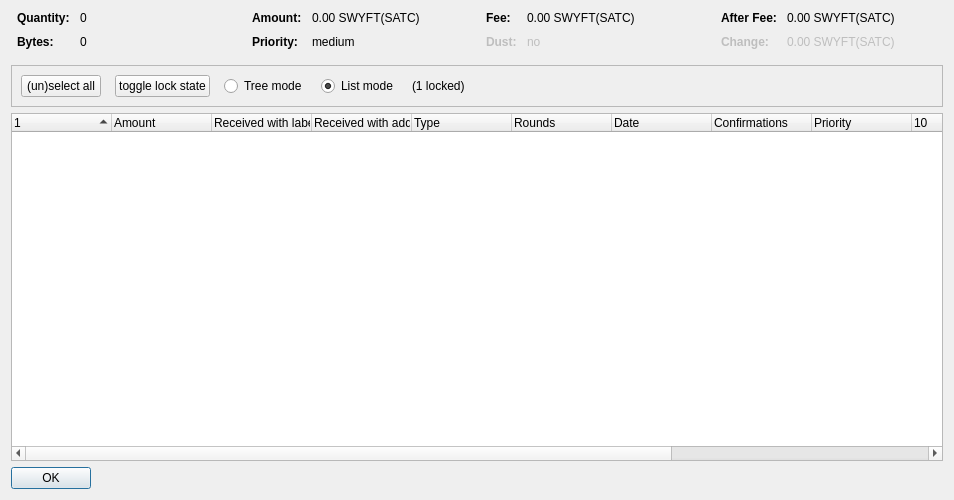
<?xml version="1.0" encoding="UTF-8"?>
<ui version="4.0">
 <class>CoinControlDialog</class>
 <widget class="QDialog" name="CoinControlDialog">
  <property name="geometry">
   <rect>
    <x>0</x>
    <y>0</y>
    <width>954</width>
    <height>500</height>
   </rect>
  </property>
  <property name="windowTitle">
   <string>Coin Selection</string>
  </property>
  <layout class="QVBoxLayout" name="verticalLayout">
   <item>
    <layout class="QHBoxLayout" name="horizontalLayoutTop" stretch="0,0,0,0">
     <property name="topMargin">
      <number>0</number>
     </property>
     <property name="bottomMargin">
      <number>10</number>
     </property>
     <item>
      <layout class="QFormLayout" name="formLayoutCoinControl1">
       <property name="horizontalSpacing">
        <number>10</number>
       </property>
       <property name="verticalSpacing">
        <number>10</number>
       </property>
       <property name="leftMargin">
        <number>6</number>
       </property>
       <property name="rightMargin">
        <number>6</number>
       </property>
       <item row="0" column="0">
        <widget class="QLabel" name="labelCoinControlQuantityText">
         <property name="font">
          <font>
           <weight>75</weight>
           <bold>true</bold>
          </font>
         </property>
         <property name="text">
          <string>Quantity:</string>
         </property>
        </widget>
       </item>
       <item row="0" column="1">
        <widget class="QLabel" name="labelCoinControlQuantity">
         <property name="cursor">
          <cursorShape>IBeamCursor</cursorShape>
         </property>
         <property name="contextMenuPolicy">
          <enum>Qt::ActionsContextMenu</enum>
         </property>
         <property name="text">
          <string notr="true">0</string>
         </property>
         <property name="textInteractionFlags">
          <set>Qt::LinksAccessibleByMouse|Qt::TextSelectableByKeyboard|Qt::TextSelectableByMouse</set>
         </property>
        </widget>
       </item>
       <item row="1" column="0">
        <widget class="QLabel" name="labelCoinControlBytesText">
         <property name="font">
          <font>
           <weight>75</weight>
           <bold>true</bold>
          </font>
         </property>
         <property name="text">
          <string>Bytes:</string>
         </property>
        </widget>
       </item>
       <item row="1" column="1">
        <widget class="QLabel" name="labelCoinControlBytes">
         <property name="cursor">
          <cursorShape>IBeamCursor</cursorShape>
         </property>
         <property name="contextMenuPolicy">
          <enum>Qt::ActionsContextMenu</enum>
         </property>
         <property name="text">
          <string notr="true">0</string>
         </property>
         <property name="textInteractionFlags">
          <set>Qt::LinksAccessibleByMouse|Qt::TextSelectableByKeyboard|Qt::TextSelectableByMouse</set>
         </property>
        </widget>
       </item>
      </layout>
     </item>
     <item>
      <layout class="QFormLayout" name="formLayoutCoinControl2">
       <property name="horizontalSpacing">
        <number>10</number>
       </property>
       <property name="verticalSpacing">
        <number>10</number>
       </property>
       <property name="leftMargin">
        <number>6</number>
       </property>
       <property name="rightMargin">
        <number>6</number>
       </property>
       <item row="0" column="0">
        <widget class="QLabel" name="labelCoinControlAmountText">
         <property name="font">
          <font>
           <weight>75</weight>
           <bold>true</bold>
          </font>
         </property>
         <property name="text">
          <string>Amount:</string>
         </property>
        </widget>
       </item>
       <item row="0" column="1">
        <widget class="QLabel" name="labelCoinControlAmount">
         <property name="cursor">
          <cursorShape>IBeamCursor</cursorShape>
         </property>
         <property name="contextMenuPolicy">
          <enum>Qt::ActionsContextMenu</enum>
         </property>
         <property name="text">
          <string notr="true">0.00 SWYFT(SATC)</string>
         </property>
         <property name="textInteractionFlags">
          <set>Qt::LinksAccessibleByMouse|Qt::TextSelectableByKeyboard|Qt::TextSelectableByMouse</set>
         </property>
        </widget>
       </item>
       <item row="1" column="0">
        <widget class="QLabel" name="labelCoinControlPriorityText">
         <property name="font">
          <font>
           <weight>75</weight>
           <bold>true</bold>
          </font>
         </property>
         <property name="text">
          <string>Priority:</string>
         </property>
        </widget>
       </item>
       <item row="1" column="1">
        <widget class="QLabel" name="labelCoinControlPriority">
         <property name="cursor">
          <cursorShape>IBeamCursor</cursorShape>
         </property>
         <property name="contextMenuPolicy">
          <enum>Qt::ActionsContextMenu</enum>
         </property>
         <property name="text">
          <string>medium</string>
         </property>
         <property name="textInteractionFlags">
          <set>Qt::LinksAccessibleByMouse|Qt::TextSelectableByKeyboard|Qt::TextSelectableByMouse</set>
         </property>
        </widget>
       </item>
      </layout>
     </item>
     <item>
      <layout class="QFormLayout" name="formLayoutCoinControl3">
       <property name="horizontalSpacing">
        <number>10</number>
       </property>
       <property name="verticalSpacing">
        <number>10</number>
       </property>
       <property name="leftMargin">
        <number>6</number>
       </property>
       <property name="rightMargin">
        <number>6</number>
       </property>
       <item row="0" column="0">
        <widget class="QLabel" name="labelCoinControlFeeText">
         <property name="font">
          <font>
           <weight>75</weight>
           <bold>true</bold>
          </font>
         </property>
         <property name="text">
          <string>Fee:</string>
         </property>
        </widget>
       </item>
       <item row="0" column="1">
        <widget class="QLabel" name="labelCoinControlFee">
         <property name="cursor">
          <cursorShape>IBeamCursor</cursorShape>
         </property>
         <property name="contextMenuPolicy">
          <enum>Qt::ActionsContextMenu</enum>
         </property>
         <property name="text">
          <string notr="true">0.00 SWYFT(SATC)</string>
         </property>
         <property name="textInteractionFlags">
          <set>Qt::LinksAccessibleByMouse|Qt::TextSelectableByKeyboard|Qt::TextSelectableByMouse</set>
         </property>
        </widget>
       </item>
       <item row="1" column="0">
        <widget class="QLabel" name="labelCoinControlLowOutputText">
         <property name="enabled">
          <bool>false</bool>
         </property>
         <property name="font">
          <font>
           <weight>75</weight>
           <bold>true</bold>
          </font>
         </property>
         <property name="text">
          <string>Dust:</string>
         </property>
        </widget>
       </item>
       <item row="1" column="1">
        <widget class="QLabel" name="labelCoinControlLowOutput">
         <property name="enabled">
          <bool>false</bool>
         </property>
         <property name="cursor">
          <cursorShape>IBeamCursor</cursorShape>
         </property>
         <property name="contextMenuPolicy">
          <enum>Qt::ActionsContextMenu</enum>
         </property>
         <property name="text">
          <string>no</string>
         </property>
         <property name="textInteractionFlags">
          <set>Qt::LinksAccessibleByMouse|Qt::TextSelectableByKeyboard|Qt::TextSelectableByMouse</set>
         </property>
        </widget>
       </item>
      </layout>
     </item>
     <item>
      <layout class="QFormLayout" name="formLayoutCoinControl4">
       <property name="horizontalSpacing">
        <number>10</number>
       </property>
       <property name="verticalSpacing">
        <number>10</number>
       </property>
       <property name="leftMargin">
        <number>6</number>
       </property>
       <property name="rightMargin">
        <number>6</number>
       </property>
       <item row="0" column="0">
        <widget class="QLabel" name="labelCoinControlAfterFeeText">
         <property name="font">
          <font>
           <weight>75</weight>
           <bold>true</bold>
          </font>
         </property>
         <property name="text">
          <string>After Fee:</string>
         </property>
        </widget>
       </item>
       <item row="0" column="1">
        <widget class="QLabel" name="labelCoinControlAfterFee">
         <property name="cursor">
          <cursorShape>IBeamCursor</cursorShape>
         </property>
         <property name="contextMenuPolicy">
          <enum>Qt::ActionsContextMenu</enum>
         </property>
         <property name="text">
          <string notr="true">0.00 SWYFT(SATC)</string>
         </property>
         <property name="textInteractionFlags">
          <set>Qt::LinksAccessibleByMouse|Qt::TextSelectableByKeyboard|Qt::TextSelectableByMouse</set>
         </property>
        </widget>
       </item>
       <item row="1" column="0">
        <widget class="QLabel" name="labelCoinControlChangeText">
         <property name="enabled">
          <bool>false</bool>
         </property>
         <property name="font">
          <font>
           <weight>75</weight>
           <bold>true</bold>
          </font>
         </property>
         <property name="text">
          <string>Change:</string>
         </property>
        </widget>
       </item>
       <item row="1" column="1">
        <widget class="QLabel" name="labelCoinControlChange">
         <property name="enabled">
          <bool>false</bool>
         </property>
         <property name="cursor">
          <cursorShape>IBeamCursor</cursorShape>
         </property>
         <property name="contextMenuPolicy">
          <enum>Qt::ActionsContextMenu</enum>
         </property>
         <property name="text">
          <string notr="true">0.00 SWYFT(SATC)</string>
         </property>
         <property name="textInteractionFlags">
          <set>Qt::LinksAccessibleByMouse|Qt::TextSelectableByKeyboard|Qt::TextSelectableByMouse</set>
         </property>
        </widget>
       </item>
      </layout>
     </item>
    </layout>
   </item>
   <item>
    <widget class="QFrame" name="frame">
     <property name="minimumSize">
      <size>
       <width>0</width>
       <height>40</height>
      </size>
     </property>
     <property name="frameShape">
      <enum>QFrame::StyledPanel</enum>
     </property>
     <property name="frameShadow">
      <enum>QFrame::Sunken</enum>
     </property>
     <layout class="QHBoxLayout" name="horizontalLayout">
      <item>
       <layout class="QHBoxLayout" name="horizontalLayoutPanel" stretch="0,0,0,0,0,0">
        <property name="spacing">
         <number>14</number>
        </property>
        <item>
         <widget class="QPushButton" name="pushButtonSelectAll">
          <property name="sizePolicy">
           <sizepolicy hsizetype="Maximum" vsizetype="Fixed">
            <horstretch>0</horstretch>
            <verstretch>0</verstretch>
           </sizepolicy>
          </property>
          <property name="text">
           <string>(un)select all</string>
          </property>
          <property name="autoDefault">
           <bool>false</bool>
          </property>
         </widget>
        </item>
        <item>
         <widget class="QPushButton" name="pushButtonToggleLock">
          <property name="sizePolicy">
           <sizepolicy hsizetype="Maximum" vsizetype="Fixed">
            <horstretch>0</horstretch>
            <verstretch>0</verstretch>
           </sizepolicy>
          </property>
          <property name="text">
           <string>toggle lock state</string>
          </property>
          <property name="autoDefault">
           <bool>false</bool>
          </property>
         </widget>
        </item>
        <item>
         <widget class="QRadioButton" name="radioTreeMode">
          <property name="sizePolicy">
           <sizepolicy hsizetype="Maximum" vsizetype="Fixed">
            <horstretch>0</horstretch>
            <verstretch>0</verstretch>
           </sizepolicy>
          </property>
          <property name="text">
           <string>Tree mode</string>
          </property>
         </widget>
        </item>
        <item>
         <widget class="QRadioButton" name="radioListMode">
          <property name="sizePolicy">
           <sizepolicy hsizetype="Maximum" vsizetype="Fixed">
            <horstretch>0</horstretch>
            <verstretch>0</verstretch>
           </sizepolicy>
          </property>
          <property name="text">
           <string>List mode</string>
          </property>
          <property name="checked">
           <bool>true</bool>
          </property>
         </widget>
        </item>
        <item>
         <widget class="QLabel" name="labelLocked">
          <property name="text">
           <string>(1 locked)</string>
          </property>
         </widget>
        </item>
        <item>
         <spacer name="horizontalSpacer">
          <property name="orientation">
           <enum>Qt::Horizontal</enum>
          </property>
          <property name="sizeHint" stdset="0">
           <size>
            <width>40</width>
            <height>20</height>
           </size>
          </property>
         </spacer>
        </item>
       </layout>
      </item>
     </layout>
    </widget>
   </item>
   <item>
    <widget class="CoinControlTreeWidget" name="treeWidget">
     <property name="contextMenuPolicy">
      <enum>Qt::CustomContextMenu</enum>
     </property>
     <property name="sortingEnabled">
      <bool>false</bool>
     </property>
     <property name="columnCount">
      <number>13</number>
     </property>
     <attribute name="headerShowSortIndicator" stdset="0">
      <bool>true</bool>
     </attribute>
     <attribute name="headerStretchLastSection">
      <bool>false</bool>
     </attribute>
     <column>
      <property name="text">
       <string/>
      </property>
     </column>
     <column>
      <property name="text">
       <string>Amount</string>
      </property>
     </column>
     <column>
      <property name="text">
       <string>Received with label</string>
      </property>
     </column>
     <column>
      <property name="text">
       <string>Received with address</string>
      </property>
     </column>
     <column>
      <property name="text">
	<string>Type</string>
      </property>
     </column>
     <column>
      <property name="text">
       <string>Rounds</string>
      </property>
     </column>
     <column>
      <property name="text">
       <string>Date</string>
      </property>
      <property name="toolTip">
       <string>Confirmed</string>
      </property>
     </column>
     <column>
      <property name="text">
       <string>Confirmations</string>
      </property>
     </column>
     <column>
      <property name="text">
       <string>Priority</string>
      </property>
     </column>
     <column>
      <property name="text">
       <string/>
      </property>
     </column>
     <column>
      <property name="text">
       <string/>
      </property>
     </column>
     <column>
      <property name="text">
       <string/>
      </property>
     </column>
     <column>
      <property name="text">
       <string/>
      </property>
     </column>
    </widget>
   </item>
   <item>
    <widget class="QDialogButtonBox" name="buttonBox">
     <property name="sizePolicy">
      <sizepolicy hsizetype="Maximum" vsizetype="Fixed">
       <horstretch>0</horstretch>
       <verstretch>0</verstretch>
      </sizepolicy>
     </property>
     <property name="orientation">
      <enum>Qt::Horizontal</enum>
     </property>
     <property name="standardButtons">
      <set>QDialogButtonBox::Ok</set>
     </property>
    </widget>
   </item>
  </layout>
 </widget>
 <customwidgets>
  <customwidget>
   <class>CoinControlTreeWidget</class>
   <extends>QTreeWidget</extends>
   <header>coincontroltreewidget.h</header>
  </customwidget>
 </customwidgets>
 <resources/>
 <connections/>
</ui>
